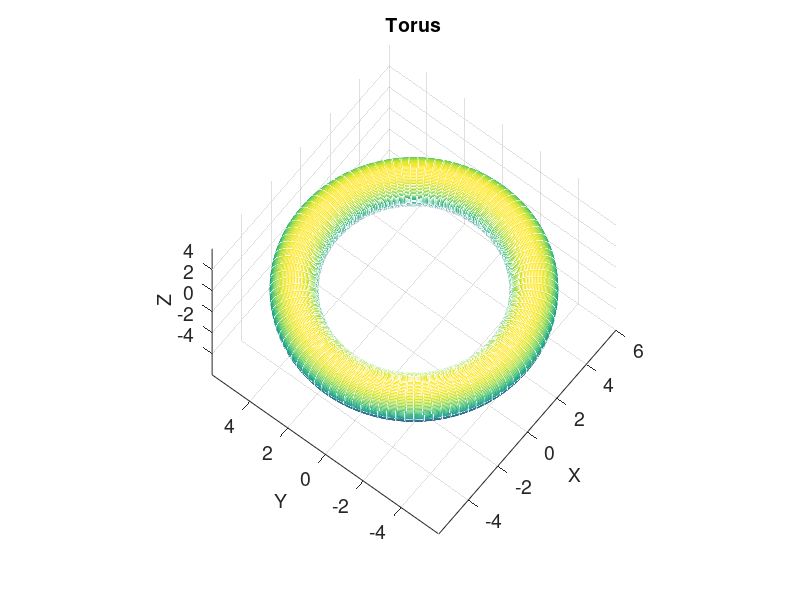

Source code (MATLAB):
% ------------------------------------------------------------------------%
% ----------Toroidal Surface ---------------------------------------------%
%-------------------------------------------------------------------------%

function [x,y,z,ds,dt]=t2setup()
R=5;
r=1;
u=linspace(0,2*pi,100);
v=linspace(0,2*pi,100);
ds=2*pi/100;
dt=2*pi/100;

[u,v]=meshgrid(u,v);

x=(R+r.*cos(v)).*cos(u);
y=(R+r.*cos(v)).*sin(u);
z=r.*sin(v);

figure(1)

mesh(x,y,z);
view([-52,64])

h=gca; 
get(h,'FontSize') 
set(h,'FontSize',14)
xlabel('X','fontSize',14);
ylabel('Y','fontSize',14);
zlabel('Z','fontsize',14);
title('Torus','fontsize',14)
fh = figure(1);
set(fh, 'color', 'white'); 
axis equal
end
%-------------------------------------------------------------------------